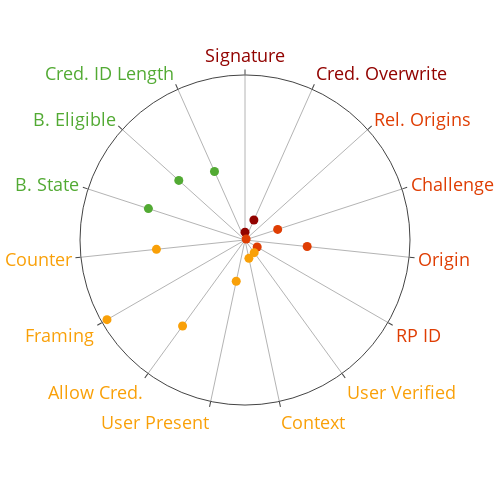

Notebook code for this chart:
### Code cell
union_signature = len(
    set(test_get_signature)
)
union_overwrite = len(
    set(test_create_cid_pubkey_swap) | set(test_create_cid_swap) |
    set(test_create_pubkey_swap)
)
union_ror = 1 # "vashonmarketplace.com"
union_challenge = len(
    set(test_create_challenge_flip) | set(test_get_challenge_flip) |
    set(test_create_challenge_reuse) | set(test_get_challenge_reuse) |
    set(test_create_challenge_session) | set(test_get_challenge_session)
)
union_origin = len(
    set(test_create_origin_cross) | set(test_create_origin_down) |
    set(test_create_origin_up) | set(test_get_origin_cross) |
    set(test_get_origin_down) | set(test_get_origin_up)
)
union_rpid = len(
    set(test_create_rpid_cross) | set(test_create_rpid_down) |
    set(test_create_rpid_up) | set(test_get_rpid_cross) |
    set(test_get_rpid_down) | set(test_get_rpid_up)
)
union_verified = len(
    set(test_create_verified) | set(test_get_verified)
)
union_context = len(
    set(test_create_context_nonsense) | set(test_get_context_nonsense) |
    set(test_create_context_swap) | set(test_get_context_swap)
)
union_present = len(
    set(test_create_present) | set(test_get_present)
)
union_privacy = priv_passkey_auth_true
union_framing = len(
    set(test_create_cross_origin) | set(test_create_top_cross) |
    set(test_create_top_down) | set(test_create_top_up) |
    set(test_get_cross_origin) | set(test_get_top_cross) |
    set(test_get_top_down) | set(test_get_top_up)
)
union_counter = len(
    set(test_get_counter)
)
union_backup_state = len(
    set(test_create_backup_state) | set(test_get_backup_state)
)
union_backup_eligible = len(
    set(test_get_backup_eligible_off) | set(test_get_backup_eligible_on)
)
union_lencid = len(
    set(test_create_cid_length) | set(test_get_cid_length)
)

data = [
    {"Attack Type": "Signature", "Count": union_signature, "CVSS": "Critical"},
    {"Attack Type": "Cred. Overwrite", "Count": union_overwrite, "CVSS": "Critical"},
    {"Attack Type": "Rel. Origins", "Count": union_ror, "CVSS": "High"},
    {"Attack Type": "Challenge", "Count": union_challenge, "CVSS": "High"},
    {"Attack Type": "Origin", "Count": union_origin, "CVSS": "High"},
    {"Attack Type": "RP ID", "Count": union_rpid, "CVSS": "High"},
    {"Attack Type": "User Verified", "Count": union_verified, "CVSS": "Medium"},
    {"Attack Type": "Context", "Count": union_context, "CVSS": "Medium"},
    {"Attack Type": "User Present", "Count": union_present, "CVSS": "Medium"},
    {"Attack Type": "Allow Cred.", "Count": union_privacy, "CVSS": "Medium"},
    {"Attack Type": "Framing", "Count": union_framing, "CVSS": "Medium"},
    {"Attack Type": "Counter", "Count": union_counter, "CVSS": "Medium"},
    {"Attack Type": "B. State", "Count": union_backup_state, "CVSS": "None"},
    {"Attack Type": "B. Eligible", "Count": union_backup_eligible, "CVSS": "None"},
    {"Attack Type": "Cred. ID Length", "Count": union_lencid, "CVSS": "None"}
]

df = pd.DataFrame(data)
pprint(df)

color_map = {
    'Critical': '#920300',
    'High': '#DF3D03',
    'Medium': '#F9A008',
    'None': '#52AA33'
}

fig = px.scatter_polar(df, r="Count", theta="Attack Type", template="presentation", color="CVSS", color_discrete_map=color_map)
theta_colors = [color_map[cat] for cat in df['CVSS']]

fig.update_layout(
    margin=dict(r=90, l=80),
    width=500,
    height=500,
    showlegend=False,
    polar = dict(
        radialaxis = dict(showticklabels=False, ticks='', visible=False, showgrid=False, showline=False),
    )
)

html_labels = []
for i, row in df.iterrows():
    color = color_map[row['CVSS']]
    html_labels.append(f'<span style="color: {color};">{row["Attack Type"]}</span>')

fig.update_layout(
    polar=dict(
        angularaxis=dict(
            ticktext=html_labels,
            tickvals=df['Attack Type'],
            tickmode='array'
        )
    )
)

fig.show()

fig.write_image("./charts/vulns_by_type.pdf")

### Figure 1 — Plotly figure (JSON) as saved in the notebook; plotly's stock layout.template omitted (floating-point values rounded to 4 significant figures)
{"data": [{"hovertemplate": "CVSS=Critical<br>Count=%{r}<br>Attack Type=%{theta}<extra></extra>", "legendgroup": "Critical", "marker": {"color": "#920300", "symbol": "circle"}, "mode": "markers", "name": "Critical", "r": [5, 14], "showlegend": true, "subplot": "polar", "theta": ["Signature", "Cred. Overwrite"], "type": "scatterpolar"}, {"hovertemplate": "CVSS=High<br>Count=%{r}<br>Attack Type=%{theta}<extra></extra>", "legendgroup": "High", "marker": {"color": "#DF3D03", "symbol": "circle"}, "mode": "markers", "name": "High", "r": [1, 22, 40, 9], "showlegend": true, "subplot": "polar", "theta": ["Rel. Origins", "Challenge", "Origin", "RP ID"], "type": "scatterpolar"}, {"hovertemplate": "CVSS=Medium<br>Count=%{r}<br>Attack Type=%{theta}<extra></extra>", "legendgroup": "Medium", "marker": {"color": "#F9A008", "symbol": "circle"}, "mode": "markers", "name": "Medium", "r": [10, 12, 27, 68, 102, 57], "showlegend": true, "subplot": "polar", "theta": ["User Verified", "Context", "User Present", "Allow Cred.", "Framing", "Counter"], "type": "scatterpolar"}, {"hovertemplate": "CVSS=None<br>Count=%{r}<br>Attack Type=%{theta}<extra></extra>", "legendgroup": "None", "marker": {"color": "#52AA33", "symbol": "circle"}, "mode": "markers", "name": "None", "r": [65, 57, 48], "showlegend": true, "subplot": "polar", "theta": ["B. State", "B. Eligible", "Cred. ID Length"], "type": "scatterpolar"}], "layout": {"height": 500, "legend": {"title": {"text": "CVSS"}, "tracegroupgap": 0}, "margin": {"l": 80, "r": 90, "t": 60}, "polar": {"angularaxis": {"direction": "clockwise", "rotation": 90, "tickmode": "array", "ticktext": ["<span style=\"color: #920300;\">Signature</span>", "<span style=\"color: #920300;\">Cred. Overwrite</span>", "<span style=\"color: #DF3D03;\">Rel. Origins</span>", "<span style=\"color: #DF3D03;\">Challenge</span>", "<span style=\"color: #DF3D03;\">Origin</span>", "<span style=\"color: #DF3D03;\">RP ID</span>", "<span style=\"color: #F9A008;\">User Verified</span>", "<span style=\"color: #F9A008;\">Context</span>", "<span style=\"color: #F9A008;\">User Present</span>", "<span style=\"color: #F9A008;\">Allow Cred.</span>", "<span style=\"color: #F9A008;\">Framing</span>", "<span style=\"color: #F9A008;\">Counter</span>", "<span style=\"color: #52AA33;\">B. State</span>", "<span style=\"color: #52AA33;\">B. Eligible</span>", "<span style=\"color: #52AA33;\">Cred. ID Length</span>"], "tickvals": ["Signature", "Cred. Overwrite", "Rel. Origins", "Challenge", "Origin", "RP ID", "User Verified", "Context", "User Present", "Allow Cred.", "Framing", "Counter", "B. State", "B. Eligible", "Cred. ID Length"]}, "domain": {"x": [0, 1], "y": [0, 1]}, "radialaxis": {"showgrid": false, "showline": false, "showticklabels": false, "ticks": "", "visible": false}}, "showlegend": false, "width": 500}}
